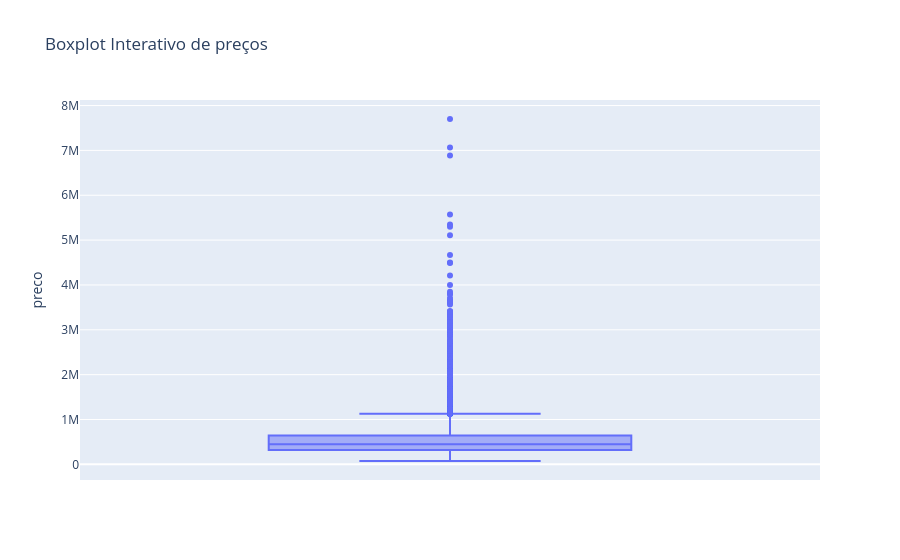

This figure's notebook cell:
### Code cell
fig = px.box(df_estatistica, y = 'preco', title = 'Boxplot Interativo de preços')
fig.show()

### Figure 1 — Plotly figure (JSON) as saved in the notebook; plotly's stock layout.template omitted (floating-point values rounded to 4 significant figures; data arrays with more than 128 entries replaced by an {"elided": "..."} marker saying what was removed)
{"data": [{"alignmentgroup": "True", "hovertemplate": "preco=%{y}<extra></extra>", "legendgroup": "", "marker": {"color": "#636efa"}, "name": "", "notched": false, "offsetgroup": "", "orientation": "v", "showlegend": false, "type": "box", "x0": " ", "xaxis": "x", "y": {"elided": "21613 float values"}, "y0": " ", "yaxis": "y"}], "layout": {"boxmode": "group", "legend": {"tracegroupgap": 0}, "title": {"text": "Boxplot Interativo de preços"}, "xaxis": {"anchor": "y", "domain": [0, 1]}, "yaxis": {"anchor": "x", "domain": [0, 1], "title": {"text": "preco"}}}}
